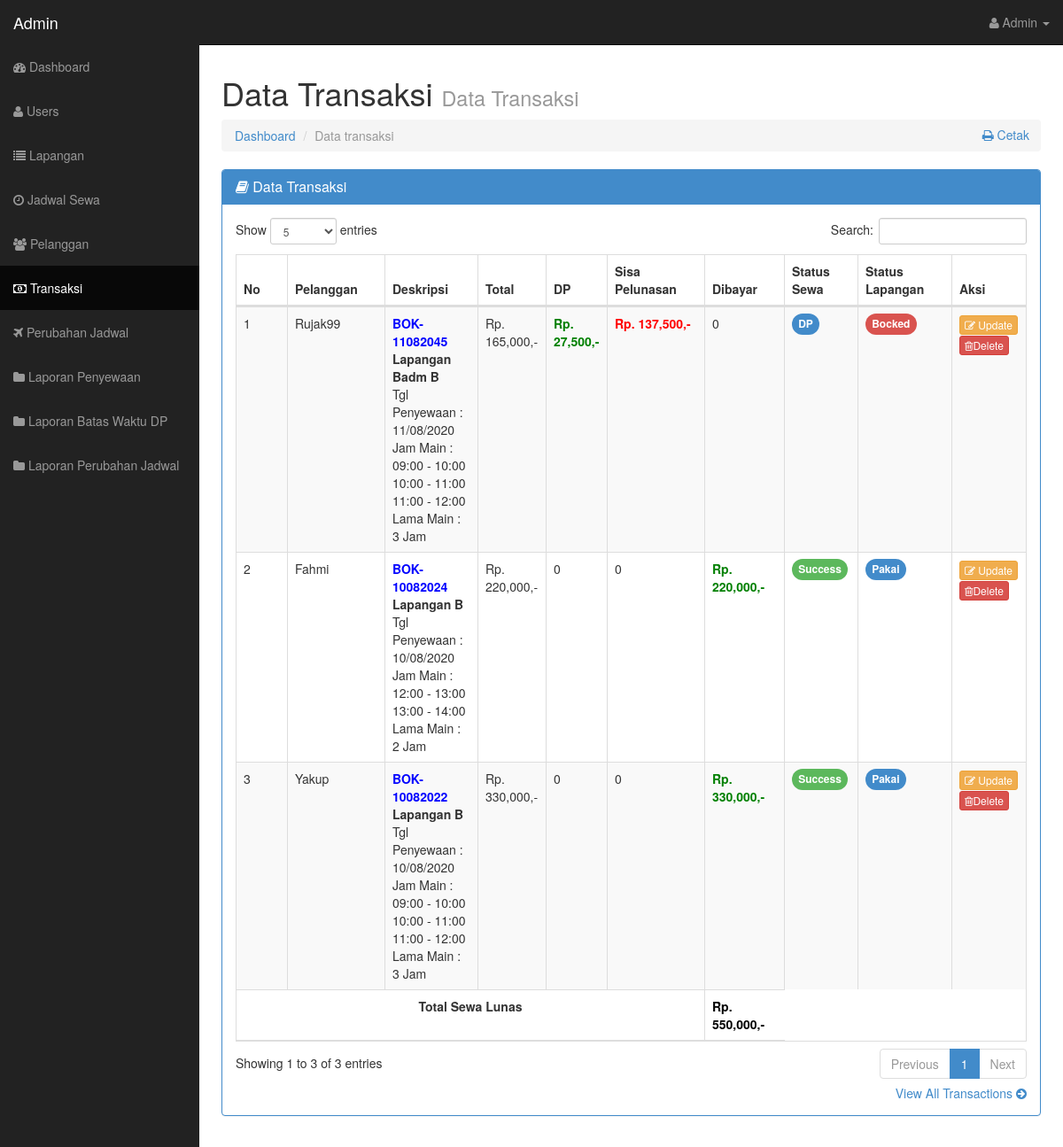
/admin/?page=transaksi (signed in), run on the app's committed database.
### tables this page shows
CREATE TABLE `lapangan` (
  `id_lapangan` int(11) NOT NULL,
  `nama_lapangan` varchar(30) NOT NULL,
  `harga_sewa` int(15) NOT NULL,
  `gambar` varchar(255) NOT NULL
);

CREATE TABLE `penyewaan` (
  `id_penyewaan` int(11) NOT NULL,
  `id_pelanggan` int(11) NOT NULL,
  `id_lapangan` int(11) NOT NULL,
  `id_jadwal_sewa` int(11) NOT NULL,
  `dp` int(11) NOT NULL,
  `dibayar` int(15) NOT NULL,
  `selisih_jam` int(11) NOT NULL,
  `tgl_penyewaan` date NOT NULL,
  `status` varchar(25) NOT NULL,
  `batas_waktu_dp` text NOT NULL
);

CREATE TABLE `jadwal_sewa` (
  `id_jadwal_sewa` int(11) NOT NULL,
  `jam_sewa` varchar(15) NOT NULL
);

### admin/classcrud/classcrud.php (called while the page is built, shortened)
<?php
class Transaksi {
    public function tampil_transaksi($koneksi){
        $qry = $koneksi->query("SELECT DISTINCT penyewaan.id_pelanggan,
        lapangan.harga_sewa, pelanggan.nama_pelanggan, lapangan.id_lapangan, lapangan.nama_lapangan,
        penyewaan.tgl_penyewaan, penyewaan.status, penyewaan.batas_waktu_dp FROM pelanggan
        INNER JOIN penyewaan ON pelanggan.id_pelanggan = penyewaan.id_pelanggan
        INNER JOIN lapangan ON penyewaan.id_lapangan = lapangan.id_lapangan
        INNER JOIN jadwal_sewa ON penyewaan.id_jadwal_sewa = jadwal_sewa.id_jadwal_sewa ORDER BY penyewaan.id_penyewaan DESC");
        return $qry;
        return $data;
    }
}
$transaksi = new Transaksi();
?>

### admin/views/transaksipenyewaan.php (the view, shortened to what this page needs)
<!DOCTYPE html>
<html lang="en">
<head>
</head>
<body>
<div class="row">
          <div class="col-lg-12">
            <h1>Data Transaksi <small>Data Transaksi</small></h1>
            <a href="" class="btn btn-secondary pull-right" style="margin-left: 8px;"><i class="fa fa-print"></i> Cetak</a>
            <ol class="breadcrumb">
              <li><a href="index.html"><i class="icon-dashboard"></i> Dashboard</a></li>
              <li class="active"><i class="icon-file-alt"></i>Data transaksi</li>
            </ol>
          </div>
        </div>
  <div class="row">
  <div class="col-lg-12">
            <div class="panel panel-primary">
              <div class="panel-heading">
                <h3 class="panel-title"><i class="fa fa-book"></i> Data Transaksi</h3>
              </div>
              <div class="panel-body">
                <div class="table-responsive">
                  <table class="table table-bordered table-hover table-striped tablesorter" id="dataTable">
                    <thead>
                        <tr>
                            <th>No</th>
                            <th>Pelanggan</th>
                            <th>Deskripsi</th>
                            <th>Total</th>
                            <th>DP</th>
                            <th>Sisa Pelunasan</th>
                            <th>Dibayar</th>
                            <th>Status Sewa</th>
                            <th>Status Lapangan</th>
                            <th>Aksi</th>
                        </tr>
                    </thead>
                    <tbody>
                    <?php
                      $qry = $transaksi->tampil_transaksi($koneksi);
                      foreach ($qry as $dat => $data) {
                    ?>
                    <tr>
                        <td><?= $dat + 1 ?></td>
                        <?php
                        $potongtgl = explode("/", date('Y/m/d', strtotime($data['tgl_penyewaan'])));
                        $potongbln = explode("-", $data['tgl_penyewaan']);
                        $potongtahun = substr(date('d/m/Y', strtotime($data['tgl_penyewaan'])),-4);
                        $ptgth = substr($potongtahun,2);
                        ?>
                        <?php
                        $idpl = "BOK-". end($potongtgl) . next($potongbln) . $ptgth;
                        $idlapangan = $data['id_lapangan'];
                        $kode = $idpl . $idlapangan . $data['id_pelanggan'];
                        ?>
                        <td><?= ucwords($data['nama_pelanggan']); ?></td>
                        <td>
                        <strong style="color: blue;"><?= $kode; ?></strong>
                        <strong><?= $data['nama_lapangan']; ?></strong>
                        <br>
                        Tgl Penyewaan   :
                        <?= date('d/m/Y', strtotime($data['tgl_penyewaan'])); ?>
                        <br>
                        Jam Main    :
                        <br>
                        <?php
                        $pelanggan = $data['id_pelanggan'];
                        $tgl_penyewaan = $data['tgl_penyewaan'];
                        $qry = $koneksi->query("SELECT * FROM jadwal_sewa INNER JOIN penyewaan ON jadwal_sewa.id_jadwal_sewa=penyewaan.id_jadwal_sewa WHERE penyewaan.id_pelanggan = '$pelanggan' AND penyewaan.tgl_penyewaan = '$tgl_penyewaan'");
                        while($jam = $qry->fetch_array()){
                        ?>
                        <?= $jam['jam_sewa']."<br>"; ?>
                        <?php } ?>
                        <?php $selisihjam = $qry->num_rows; ?>
                        Lama Main   :
                        <br>
                        <?php echo $selisihjam; ?> Jam
                        </td>
                        <td>
                        <?php $total = $data['harga_sewa'] * $selisihjam;  ?>
                        Rp. <?php echo number_format($total);  ?>,-
                        </td>
                        <td>
                        <?php
                        if($data['status'] != 'Pembayaran DP'){
                          $datdp = "0";
                          $koneksi->query("UPDATE penyewaan SET dp='$datdp'
                          WHERE id_pelanggan='$data[id_pelanggan]'
                          AND id_lapangan='$data[id_lapangan]'
                          AND tgl_penyewaan='$data[tgl_penyewaan]'
                          AND status!='Pembayaran DP'
                          ");
                          echo "0";
                        }else{
                        $query = $koneksi->query("SELECT * FROM lapangan WHERE id_lapangan = '$_SESSION[lapangan]'");
                        $rowlapangan = $query->fetch_assoc();
                        $persen = 50/100;
                        $dp = $rowlapangan['harga_sewa'] * $persen;
                        $koneksi->query("UPDATE penyewaan SET dp='$dp'
                          WHERE id_pelanggan='$data[id_pelanggan]'
                          AND id_lapangan='$data[id_lapangan]'
                          AND tgl_penyewaan='$data[tgl_penyewaan]'
                          AND status='Pembayaran DP'
                          ");
                          echo "<strong><span style=color:green;>Rp. ".number_format($dp).",-</span></strong>";
                        }
                        ?>
                        </td>
                        <td>
                        <?php
                        if($data['status'] != 'Pembayaran DP'){
                          echo "0";
                        }else{
                        $query = $koneksi->query("SELECT * FROM lapangan WHERE id_lapangan = '$_SESSION[lapangan]'");
                        $rowlap = $query->fetch_assoc();
                        $persen = 50/100;
                        $dp = $rowlap['harga_sewa'] * $persen;
                        $pelunasan = $total - $dp;
                          echo "<strong><span style=color:red;>Rp. ".number_format($pelunasan).",-</span></strong>";
                        }
                        ?>
                        </td>
                        <td>
                        <?php
                        if($data['status'] != 'Lunas'){
                          $dat = "0";
                          $koneksi->query("UPDATE penyewaan SET dibayar='$dat'
                          WHERE id_pelanggan='$data[id_pelanggan]'
                          AND id_lapangan='$data[id_lapangan]'
                          AND tgl_penyewaan='$data[tgl_penyewaan]'
                          AND status!='Lunas'
                          ");
                          echo "0";
                        }else{
                          $koneksi->query("UPDATE penyewaan SET dibayar='$data[harga_sewa]'
                          WHERE id_pelanggan='$data[id_pelanggan]'
                          AND id_lapangan='$data[id_lapangan]'
                          AND tgl_penyewaan='$data[tgl_penyewaan]'
                          AND status='Lunas'
                          ");
                          echo "<strong><span style=color:green;>Rp. ".number_format($total).",-</span></strong>";
                        }
                        ?>
                        </td>
                        <td>
                        <?php echo
                        $data['status'] == 'Menunggu Konfirmasi' ?
                        '<span class="label label-warning" style="border-radius: 100px; font-size: 12px; ">Menunggu Konfirmasi</span>' :
                        ($data['status'] == 'Pembayaran DP' ? '<span class="label label-primary" style="border-radius: 100px; font-size: 12px; ">DP</span>' :
                        '<span class="label label-success" style="border-radius: 100px; font-size: 12px; ">Success</span>');
                        ?>
                        </td>
                        <td>
                        <?php echo
                        $data['status'] == 'Menunggu Konfirmasi' ?
                        '<span class="label label-danger" style="border-radius: 100px; font-size: 12px; ">Bocked</span>' :
                        ($data['status'] == 'Pembayaran DP' ? '<span class="label label-danger" style="border-radius: 100px; font-size: 12px;">Bocked</span>' :
                        '<span class="label label-primary" style="border-radius: 100px; font-size: 12px;">Pakai</span>');
                        ?>
                        </td>
                        <td>
                            <a id="ubahdatatransaksi" data-toggle="modal" data-target="#ubahtransaksi" data-idpelanggan="<?= $data['id_pelanggan']; ?>" data-status="<?= $data['status']; ?>" data-tgl="<?= $data['tgl_penyewaan'] ?>" ><button class="btn btn-warning btn-xs"><i class="fa fa-pencil-square-o"></i> Update</button></a>
                            <?php if($data['status'] == 'Menunggu Konfirmasi') : ?>
                            <?php $transaksi->hapusmk($koneksi); ?>
                            <?php else : ?>
                              <a href="?page=transaksi&hapus=<?= $data['id_pelanggan'] ?>&tgl=<?= $data['tgl_penyewaan'] ?>" class="btn btn-danger btn-xs" onclick="return confirm('Yakin Ingin Di Hapus ?')"><i class="fa fa-trash-o"></i>Delete</a>
                            <?php endif; ?>
                        </td>
                    </tr>
                    <?php } ?>
                    </tbody>
                            <?php $q = $koneksi->query("SELECT *, SUM(penyewaan.dibayar) AS total FROM penyewaan
                            INNER JOIN lapangan ON penyewaan.id_lapangan=lapangan.id_lapangan WHERE status='Lunas'"); ?>
                            <?php
                            $row = $q->fetch_array();
                            $total = $row['total'];
                            ?>
                    <tfoot>
                            <td colspan="6" style="text-align: center;"><strong>Total Sewa Lunas</strong></td>
                            <td style="color: black;"><strong>Rp. <?php echo number_format($total); ?>,-</strong></td>
                    </tfoot>
                  </table>
                </div>
                <div class="text-right">
                  <a href="#">View All Transactions <i class="fa fa-arrow-circle-right"></i></a>
                </div>
              </div>
            </div>
        </div>
        </div>
        <?php include_once 'modalaksi/ubahtransaksi.php'; ?>
</body>
</html>

### assets/css/sb-admin.css (style rules this page uses)
body { margin-top: 50px; background-image: url("../bg/bgadm.png"); background-size: cover; background-repeat: no-repeat; }
table.tablesorter thead { cursor: pointer; }

### data on the page
lapangan: nama_pelanggan "Rujak99", kode "BOK-11082045", nama_lapangan "Lapangan Badm B", tgl_penyewaan "11/08/2020", selisihjam "3", harga_sewa "165,000", harga_sewa "27,500", harga_sewa "137,500", shows "DP", shows "Bocked"
penyewaan: id_jadwal_sewa.jam_sewa "09:00 - 10:00"
penyewaan: id_jadwal_sewa.jam_sewa "10:00 - 11:00"
penyewaan: id_jadwal_sewa.jam_sewa "11:00 - 12:00"
lapangan: nama_pelanggan "Fahmi", kode "BOK-10082024", nama_lapangan "Lapangan B", tgl_penyewaan "10/08/2020", selisihjam "2", harga_sewa "220,000", shows "Success", shows "Pakai", nama_pelanggan "Yakup", kode "BOK-10082022", selisihjam "3", harga_sewa "330,000"
penyewaan: id_jadwal_sewa.jam_sewa "12:00 - 13:00"
penyewaan: id_jadwal_sewa.jam_sewa "13:00 - 14:00"
penyewaan: id_jadwal_sewa.jam_sewa "09:00 - 10:00"
penyewaan: id_jadwal_sewa.jam_sewa "10:00 - 11:00"
penyewaan: id_jadwal_sewa.jam_sewa "11:00 - 12:00"

### other printed values
$_SESSION['adm']['username'] "Admin"
$_SESSION['adm']['namauser'] "Admin"
$total "550,000"
